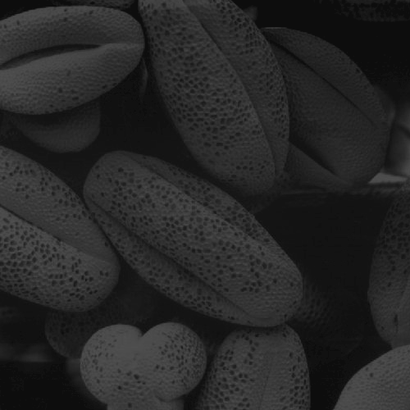
%> input picture 图像处理与分析实验/实验/实验1/pollen.tif, 410 x 410 px, shrunk from 500 x 500 before the run
$ octave Q4.m   (GNU Octave 9; MATLAB toolbox functions it lacks are replaced by stand-ins)
%> lines starting %> are read from the running program, lines starting %| are printed output that depends on the picture
h = imread('pollen.tif');
%> h is the input picture: size 410x410 uint8; min 9, max 81, mean 38.7
% histeq使图像直方图均衡化，256为均衡化后的灰度级数
g = histeq(h, 256);
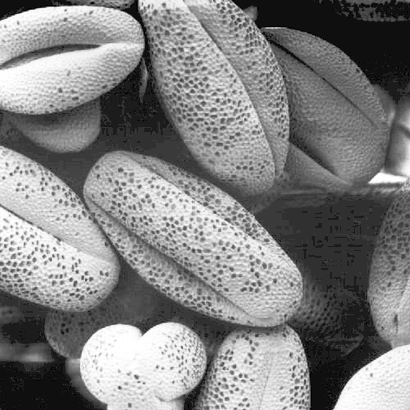
%> g: size 410x410 uint8; min 0, max 255, mean 129.9
figure
subplot(2,2,1)
imshow(h);
title('原图')

subplot(2,2,2)
% imhist是获取图像直方图的函数
% plot创建 Y 中数据对 X 中对应值的二维线图
plot(imhist(h))
title('原图的灰度直方图');

subplot(2,2,3)
imshow(g)
title('均衡化后的图')

subplot(2,2,4)
plot(imhist(g))
title('均衡化后的图的直方图')
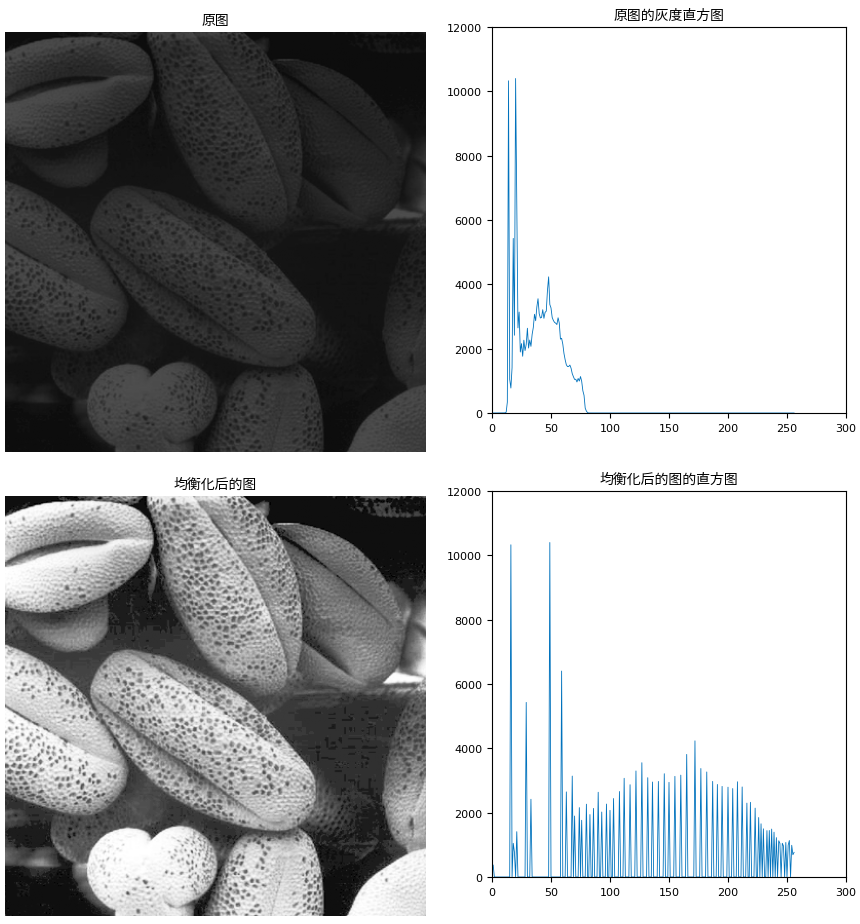
%> figure redrawn from the program's plot data, 4 panels


h = imread('rose.tif');
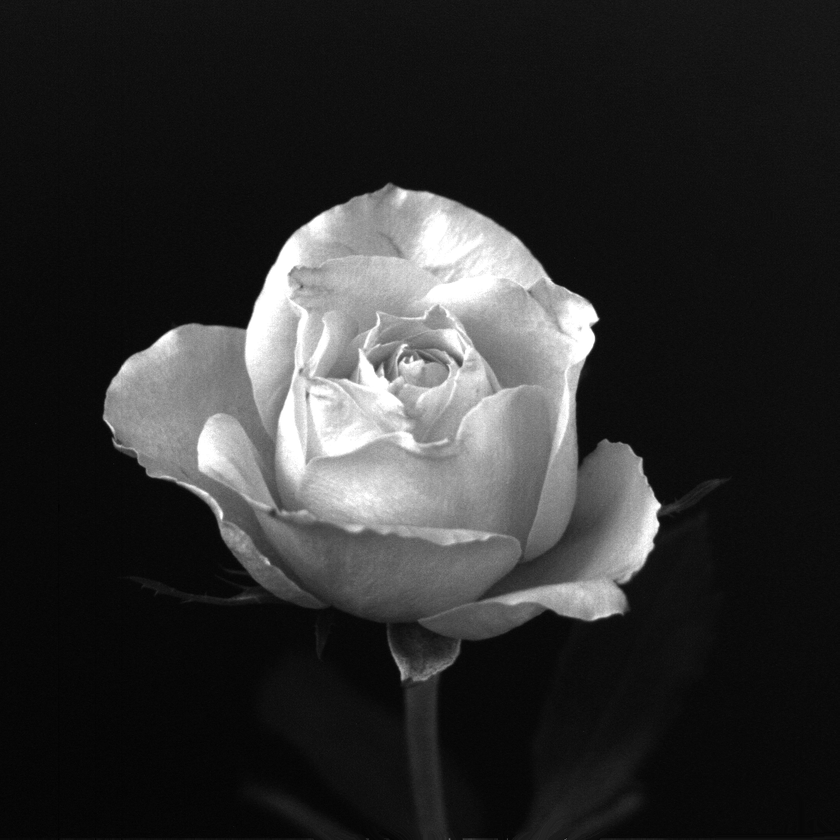
%> input picture 图像处理与分析实验/实验/实验1/rose.tif, 840 x 840 px, shrunk from 1024 x 1024 before the run
%> h is the input picture: size 840x840 uint8; min 0, max 255, mean 46.8
g = histeq(h, 256);
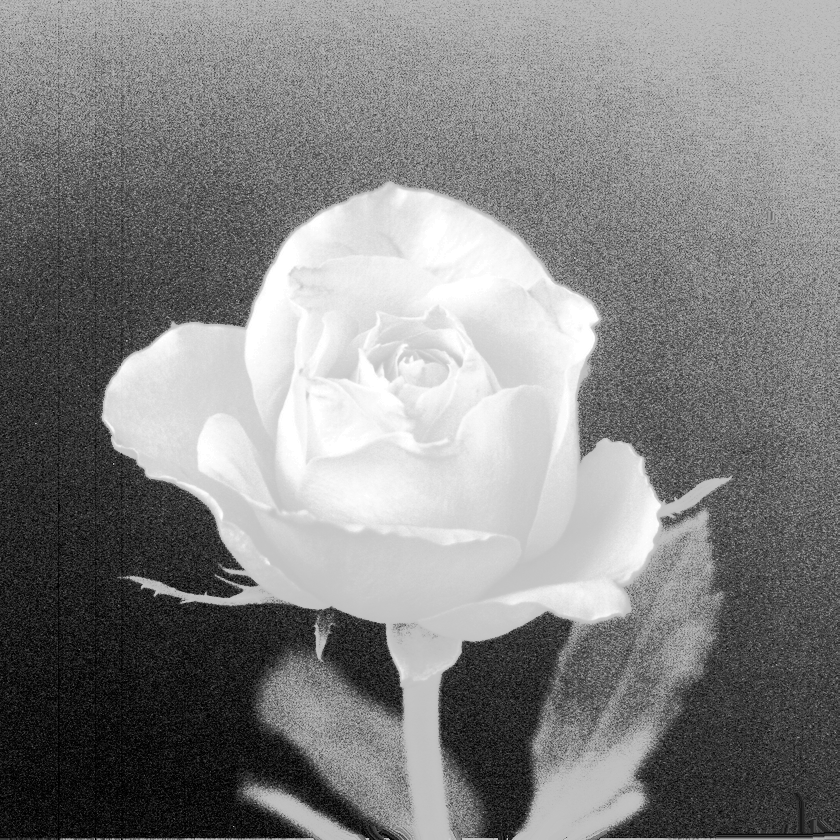
%> g: size 840x840 uint8; min 0, max 255, mean 131.6
figure
subplot(2,2,1)
imshow(h);
title('原图')

subplot(2,2,2)
plot(imhist(h))
title('原图的灰度直方图');

subplot(2,2,3)
imshow(g)
title('均衡化后的图')

subplot(2,2,4)
plot(imhist(g))
title('均衡化后的图的直方图')
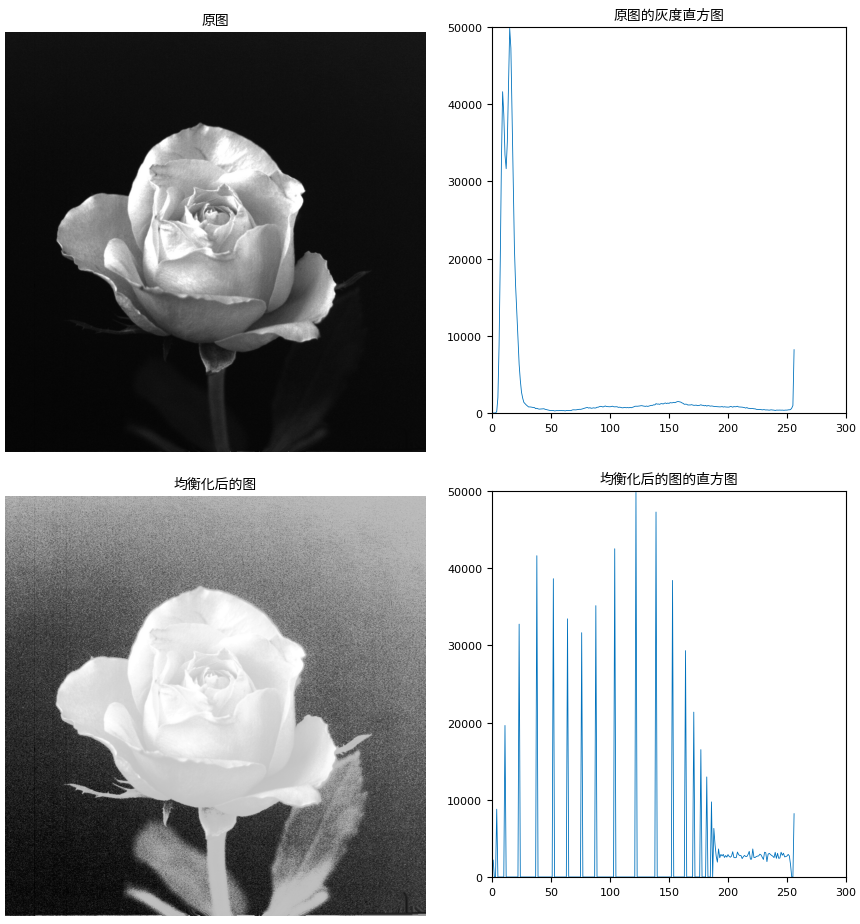
%> figure redrawn from the program's plot data, 4 panels
